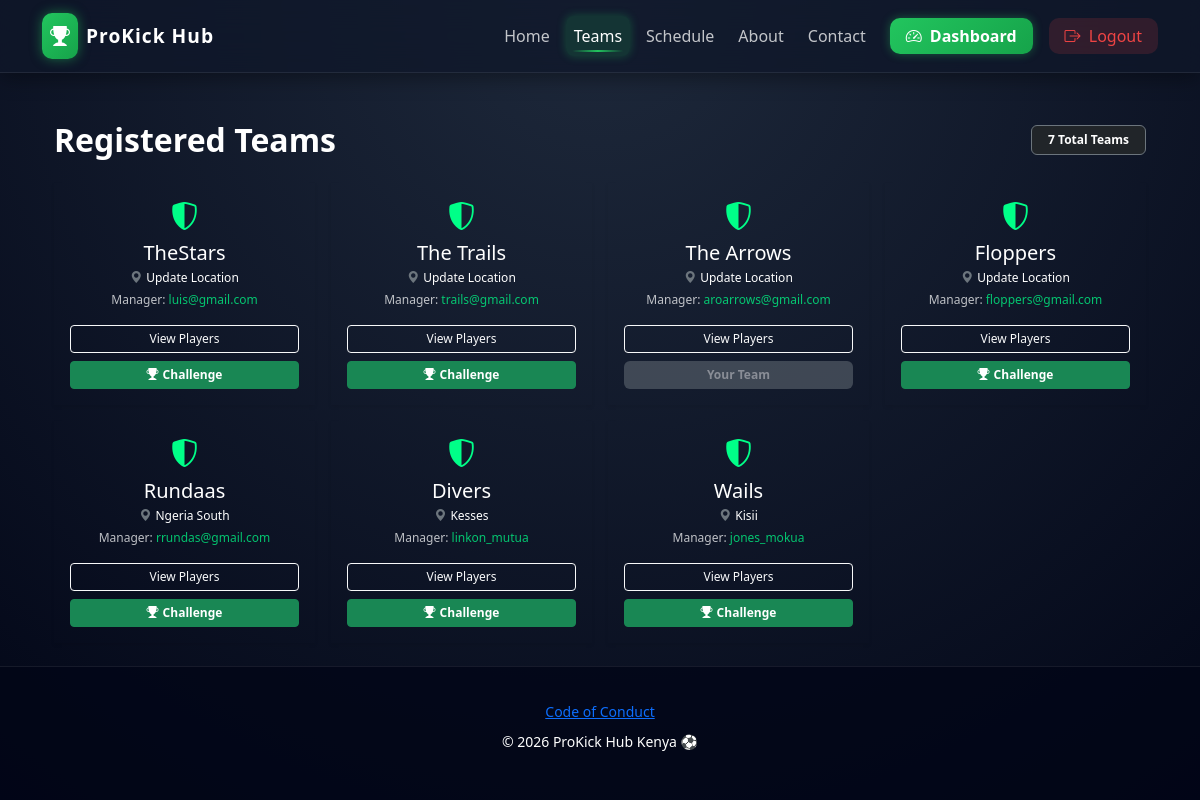
The app's page /teams/ (signed in) with its own data.
### soccerApp/models.py (models this page shows, shortened)
class Team(models.Model):
    manager = models.OneToOneField(User, on_delete=models.CASCADE, related_name='team')
    name = models.CharField(max_length=100)
    location = models.CharField(max_length=255, default="Kisumu", help_text="Enter home ground or city")
    created_at = models.DateTimeField(auto_now_add=True)

### soccerApp/views.py (the view)
# urls.py: path('teams/', views.team_list, name='team_list'),
def team_list(request):
    teams = Team.objects.all()
    return render(request, 'soccerApp/team_list.html', {'teams': teams})

### soccerApp/templates/soccerApp/team_list.html (shortened to what this page needs)
{% extends 'soccerApp/base.html' %}
{% block content %}
<div class="container mt-4">
    <div class="d-flex justify-content-between align-items-center mb-4">
        <h2 class="mb-0 text-white fw-bold">Registered Teams</h2>
        <span class="badge bg-dark border border-secondary text-white px-3 py-2">{{ teams.count }} Total Teams</span>
    </div>
    <div class="row g-3">
        {% for team in teams %}
        <div class="col-6 col-md-4 col-lg-3">
            <div class="glass-card p-3 h-100 text-center shadow-sm d-flex flex-column">
                <div class="h3 mb-2 text-accent"><i class="bi bi-shield-shaded"></i></div>
                <h5 class="mb-1 text-truncate text-white">{{ team.name }}</h5>
                <p class="text-white smaller mb-1">
                    <i class="bi bi-geo-alt-fill me-1 text-secondary"></i>{{ team.location }}
                </p>
                <p class="smaller text-light opacity-75 mb-3">
                    Manager: <span class="text-accent">{{ team.manager.username }}</span>
                </p>
                <div class="mt-auto d-grid gap-2">
                    <button type="button"
                            class="btn btn-sm btn-outline-light py-1 w-100"
                            data-bs-toggle="modal"
                            data-bs-target="#teamModal{{ team.id }}"
                            style="font-size: 0.75rem;">
                        View Players
                    </button>
                    {% if user.is_authenticated %}
                        {% if user.team == team %}
                            <span class="badge bg-secondary smaller py-2 opacity-50">Your Team</span>
                        {% elif user.team %}
                            <a href="{% url 'send_challenge' team.id %}"
                               class="btn btn-sm btn-success py-1 fw-bold w-100"
                               style="font-size: 0.75rem;">
                                <i class="bi bi-trophy-fill me-1"></i>Challenge
                            </a>
                        {% else %}
                            <span class="text-muted smaller">View Only</span>
                        {% endif %}
                    {% else %}
                        <a href="{% url 'login' %}" class="btn btn-sm btn-outline-secondary py-1 w-100" style="font-size: 0.75rem;">Login to Challenge</a>
                    {% endif %}
                </div>
            </div>
        </div>
        {% endfor %}
    </div>
</div>
{% endblock %}

### soccerApp/templates/soccerApp/base.html (style rules this page uses)
:root { --bg-dark: #0f172a; --card-dark: rgba(30, 41, 59, 0.7); --accent: #22c55e; --accent-glow: rgba(34, 197, 94, 0.4); --text-light: #f8fafc; }
body { background: radial-gradient(circle at top, #1e293b, #020617); color: var(--text-light); font-family: 'Segoe UI', Tahoma, Geneva, Verdana, sans-serif; min-height: 100vh; display: flex; flex-direction: column; }

### soccerApp/templates/soccerApp/team_list.html (style rules this page uses)
.smaller { font-size: 0.75rem; }
.text-accent { color: #00ff88; }

### records on screen
Team: name "TheStars", location "Update Location", manager.username "luis@gmail.com", shows "Challenge"
Team: name "The Trails", location "Update Location", manager.username "trails@gmail.com", shows "Challenge"
Team: name "The Arrows", location "Update Location", manager.username "aroarrows@gmail.com", shows "Your Team"
Team: name "Floppers", location "Update Location", manager.username "floppers@gmail.com", shows "Challenge"
Team: name "Rundaas", location "Ngeria South", manager.username "rrundas@gmail.com", shows "Challenge"
Team: name "Divers", location "Kesses", manager.username "linkon_mutua", shows "Challenge"
Team: name "Wails", location "Kisii", manager.username "jones_mokua", shows "Challenge"

### other values on screen
{{ teams.count }} "7"
